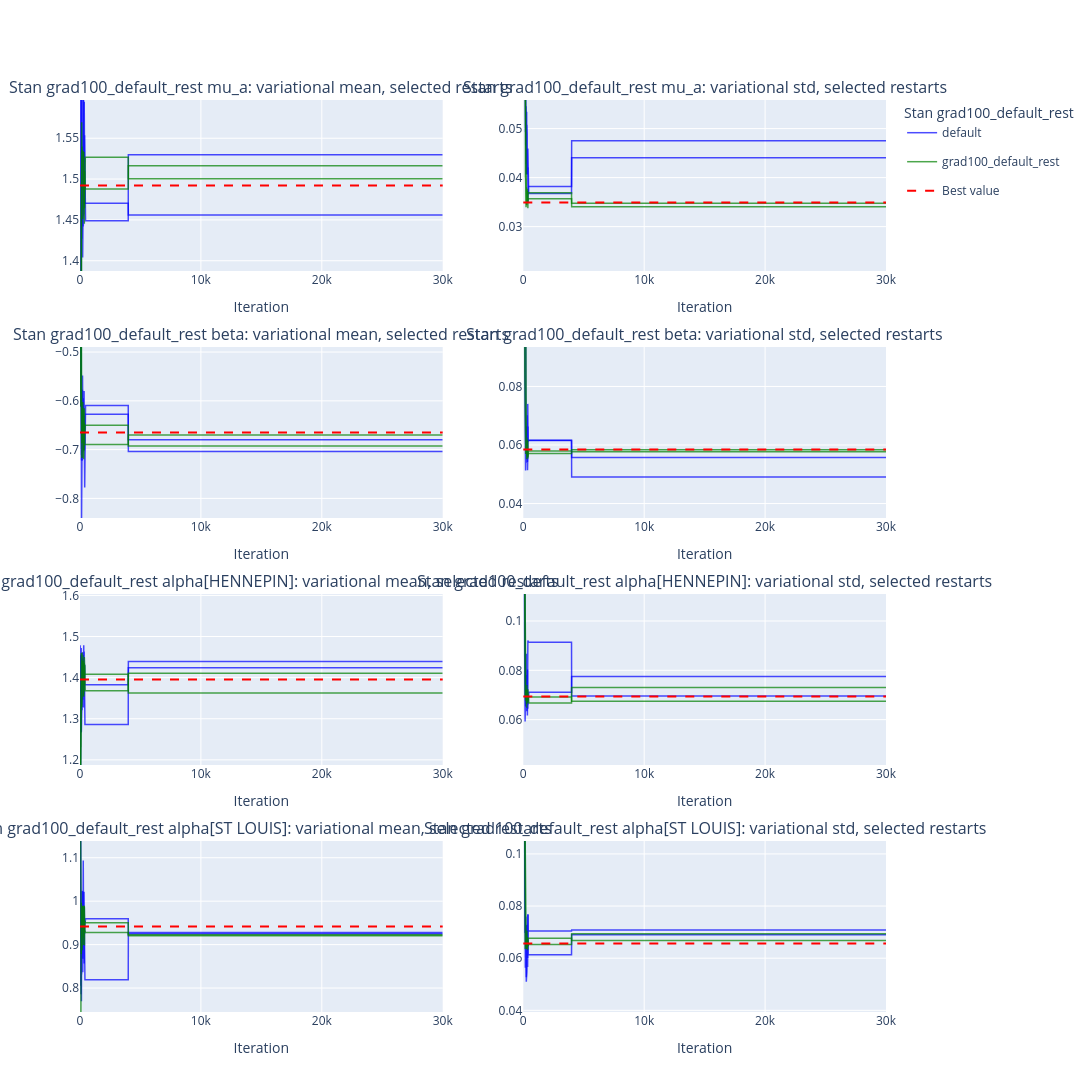
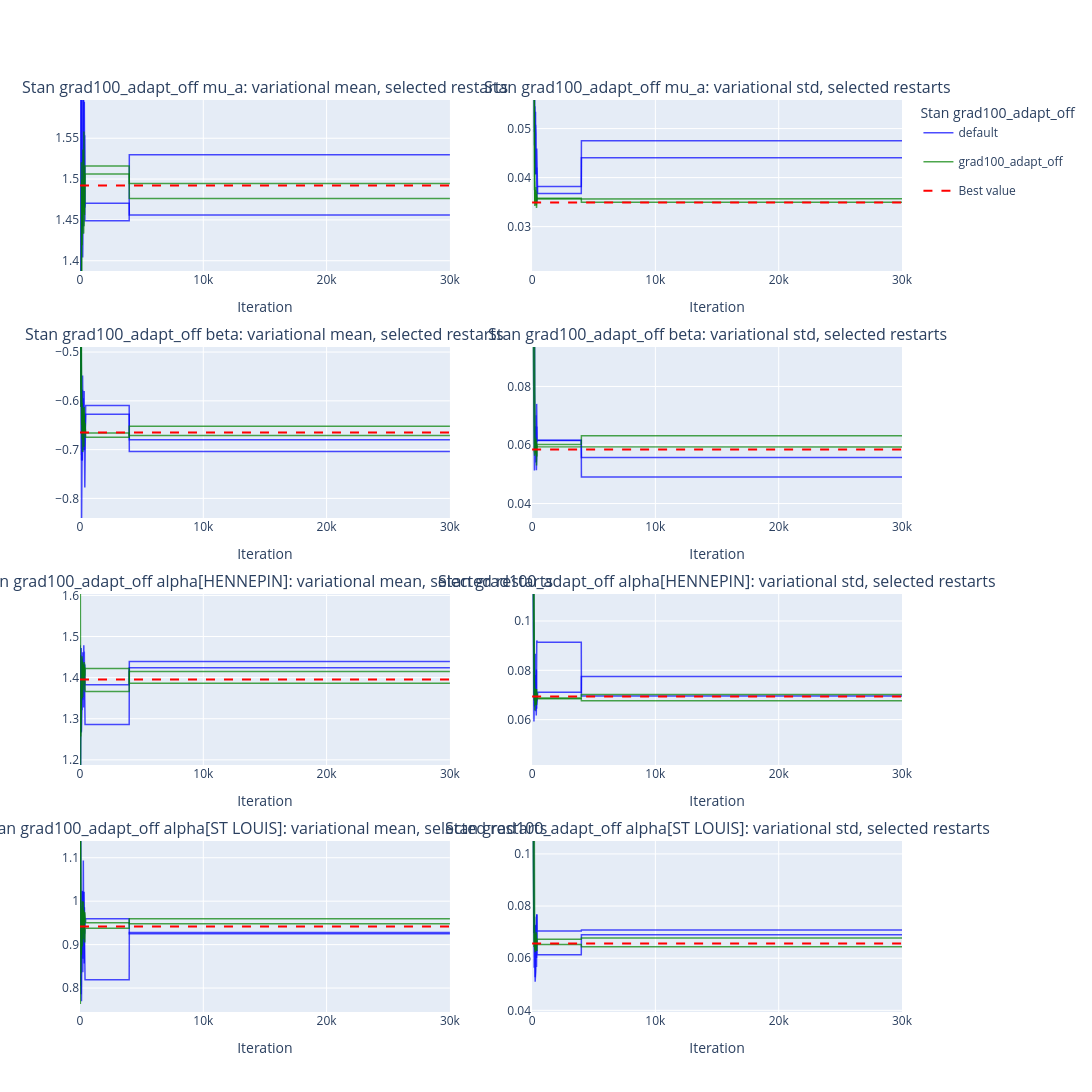
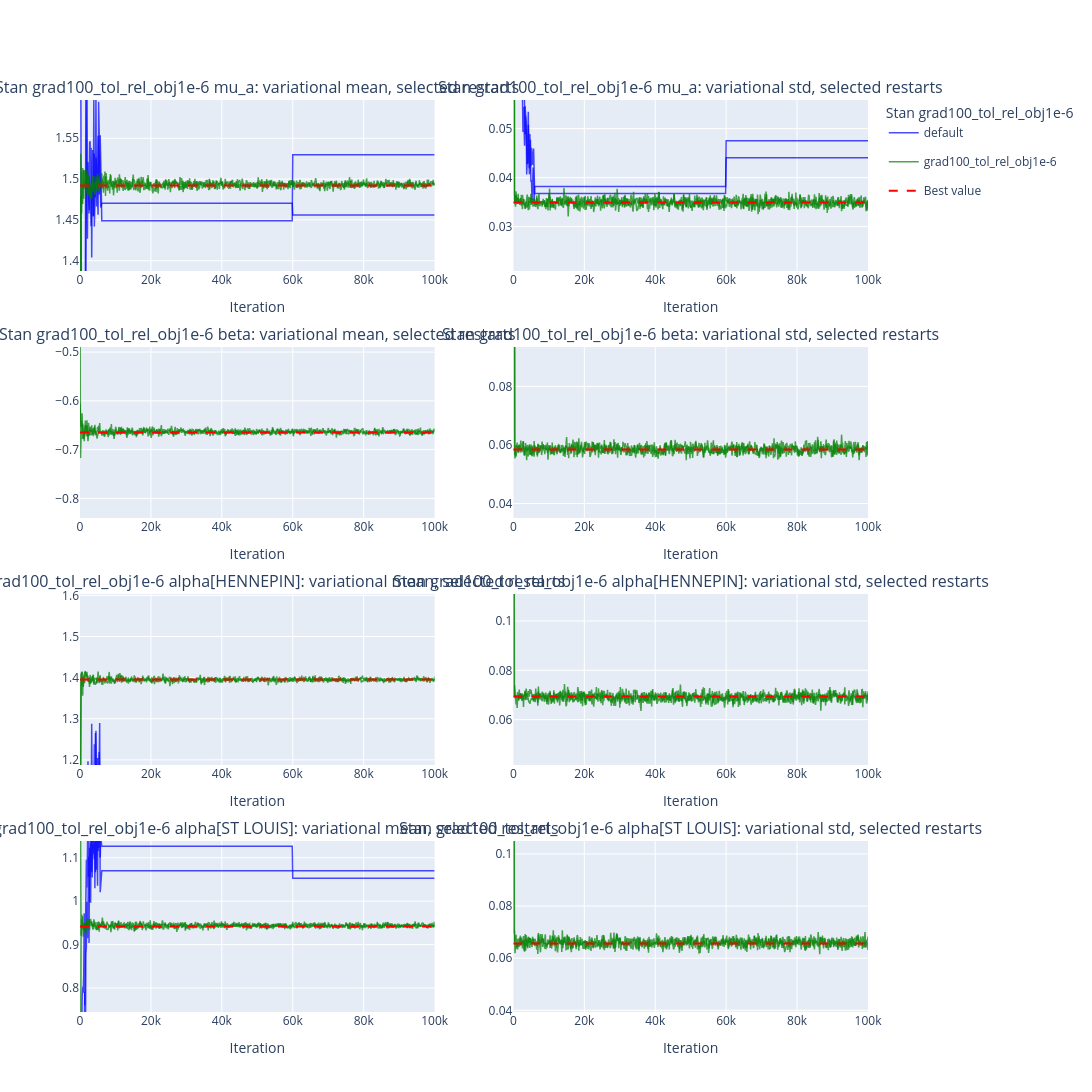
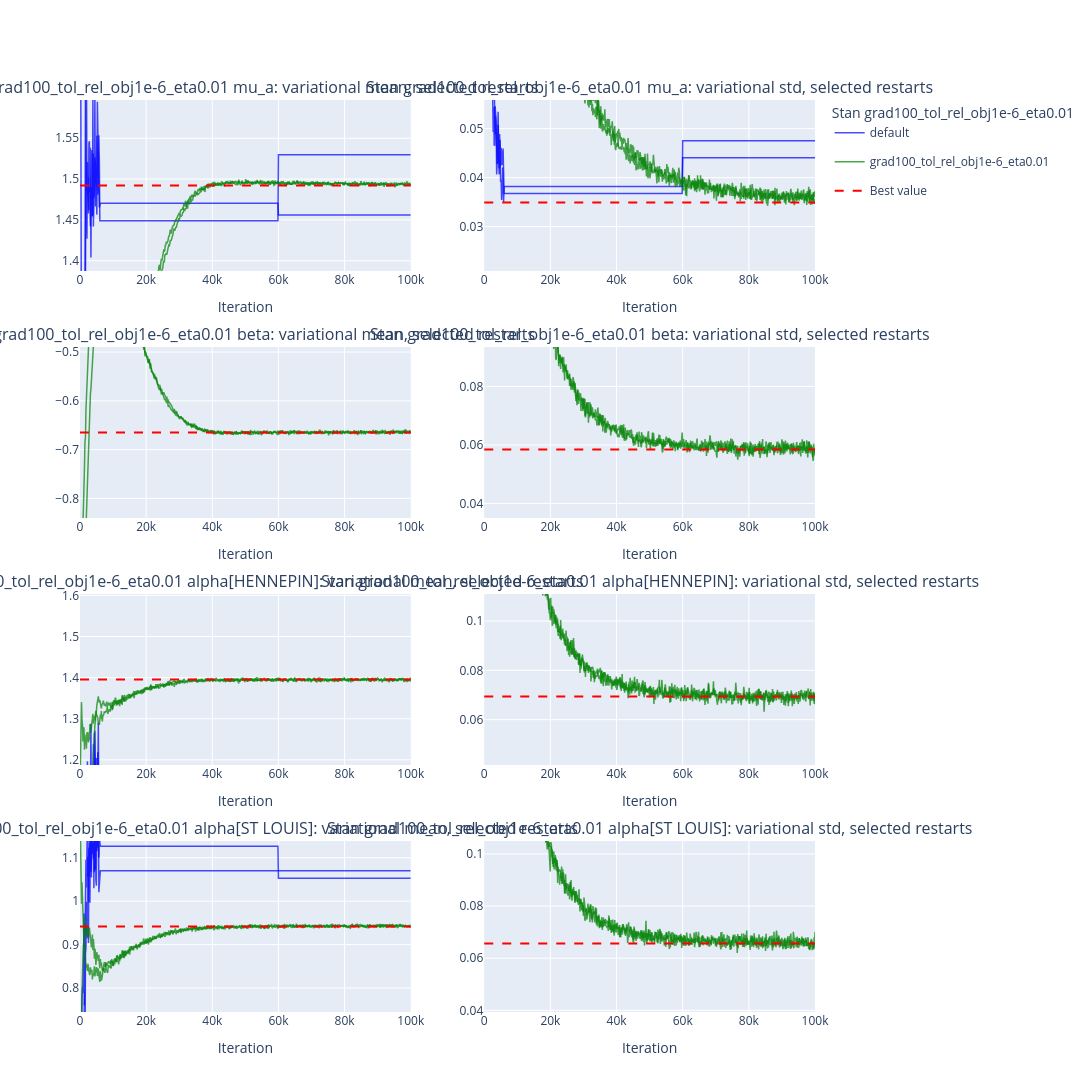

Notebook code for these charts, in order:
### Code cell
print_reference_summary()
from modulars.plot_rr import plot_a_few_trajectories_grid_1d
reference_summary, best_reference, reference_means, reference_stds = load_best_references()


def downsample_and_extend(arr, factor, target_len):
    """Downsample along the last (iteration) axis by `factor`, then hold
    the last value flat out to `target_len` points -- a valid projection
    once a run has converged and stopped changing, used here to compare
    the (short) default run against the (long) tolerance-ablation run on
    the latter's own iteration grid.
    """
    downsampled = arr[..., ::factor]
    n_have = downsampled.shape[-1]
    if n_have < target_len:
        pad = np.repeat(downsampled[..., -1:], target_len - n_have, axis=-1)
        downsampled = np.concatenate([downsampled, pad], axis=-1)
    return downsampled


# non-tolerance comparisons: these three scenarios share the default
# scenario's own iteration grid (all three use the same max_iters/track_every).
for name, means, stds, scen_iterations in (
    ("grad100_default_rest", grad100_means, grad100_stds, grad100_iterations),
    ("grad100_adapt_off", adapt_off_means, adapt_off_stds, adapt_off_iterations),
):
    plot_a_few_trajectories_grid_1d(
        default_means, default_stds, means, stds,
        dims=which_dims, labels=which_labels, title_prefix=f"Stan {name} ",
        reference_means=reference_means, reference_stds=reference_stds,
        k=2, x=scen_iterations, backend=PLOT_BACKEND,
        single_label="default", multi_label=name,
    )

# tolerance comparison: the tolerance scenario runs 2x longer (and is tracked
# 10x coarser) than the default run, so we downsample the default run's
# trajectory by 10x to match the tolerance scenario's tracking step, then
# project its last (converged) value flat out to match tol_iterations'
# length -- it does not change once converged, so this is a valid stand-in
# for actually rerunning the default scenario over the longer window.
projected_default_means = downsample_and_extend(default_means, 10, len(tol_iterations))
projected_default_stds = downsample_and_extend(default_stds, 10, len(tol_iterations))
plot_a_few_trajectories_grid_1d(
    projected_default_means, projected_default_stds, tol_means, tol_stds,
    dims=which_dims, labels=which_labels, title_prefix="Stan grad100_tol_rel_obj1e-6 ",
    reference_means=reference_means, reference_stds=reference_stds,
    k=2, x=tol_iterations, backend=PLOT_BACKEND,
    single_label="default", multi_label="grad100_tol_rel_obj1e-6",
)

projected_default_means_eta = downsample_and_extend(default_means, 10, len(eta_iterations))
projected_default_stds_eta = downsample_and_extend(default_stds, 10, len(eta_iterations))
plot_a_few_trajectories_grid_1d(
    projected_default_means_eta, projected_default_stds_eta, eta_means, eta_stds,
    dims=which_dims, labels=which_labels, title_prefix="Stan grad100_tol_rel_obj1e-6_eta0.01 ",
    reference_means=reference_means, reference_stds=reference_stds,
    k=2, x=eta_iterations, backend=PLOT_BACKEND,
    single_label="default", multi_label="grad100_tol_rel_obj1e-6_eta0.01",
)
